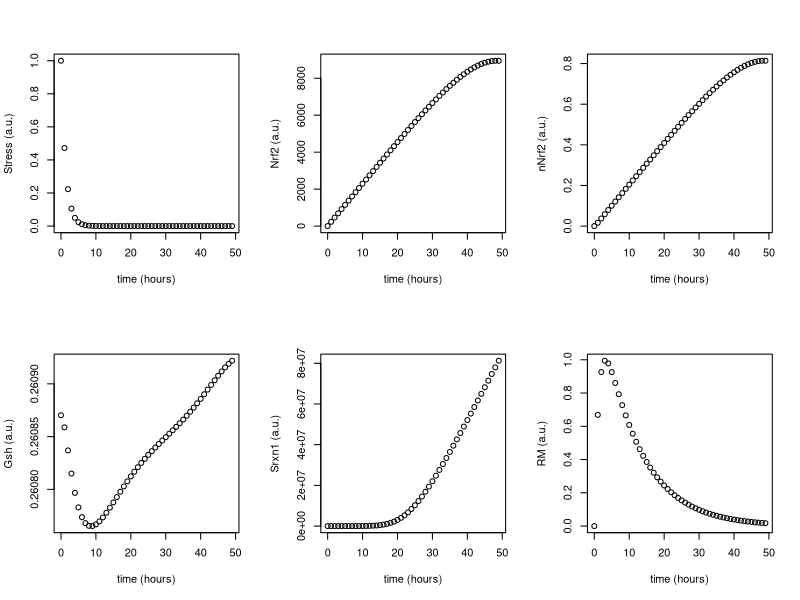

Source code (R): (Note: this script raises an error after producing the figure.)
## LACDR model for oxidative stress response (OSR)
## Created by Isoude Kuijper and made available for BOO 2020
## Date: 06/04/2020
##
## This model contains 5 state variables, namely 
## - Nrf2 (Nrf2)
## - nuclear Nrf2 (nNrf2)
## - Gsh (Gsh)
## - Srxn1 (Srxn1)
## - reactive metabolites (RM)

# First load the deSolve package. If this gives an error, you probably need 
# to install it first with install.packages("deSolve")
library('deSolve')
library(tidyr)


### SECTION I: Build the model and assign the parameter values ###

# Function that defines the ddr model including the stress input function
osr <- function(t, inistate, parameters) {
  with(as.list(c(inistate, parameters)), {

    dS = -time_constant1 * S
    dNrf2 = exportNrf2 * nNrf2 - importNrf2 * Nrf2 + buildNrf2Base - (vMax * Nrf2) / (km * (1 + RM / kiRM) + Nrf2)
    dnNrf2 = importNrf2 * Nrf2 - exportNrf2 * nNrf2
    dGsh = buildGshBase + buildGsh * nNrf2**hill_Gsh / (K_Gsh**hill_Gsh + nNrf2**hill_Gsh) - conjFormToDegrGsh * conjForm * Gsh - conjForm * Gsh * RM
    dSrxn1 = buildSrxn1Base + buildSrxn1 * nNrf2**hill_Srxn1 / (K_Srxn1**hill_Srxn1 + nNrf2**hill_Srxn1)  - degradSrxn1 * Srxn1
    dRM = buildRM - conjForm * Gsh * RM - degradRM * RM + S
    
    list(c(dS, dNrf2, dnNrf2, dGsh, dSrxn1, dRM))
  })
}

# Make a function that defines the parameters and 
# runs the ddr model with those parameters
osrdose <- function(stress, tspan){
  if(1){
    pars.nostim = c(

      importNrf2 = 4.251955e-04,
      exportNrf2 = 4.672772e+00,
      buildNrf2Base = 2.297422e+02,
      vMax = 1.345040e+05, #Training = 1.345040e+08 , test1 = 1.345040e+06, test2 = 1.345040e+05
      km = 3.816342e+02,
      kiRM = 1.338881e-06,
      buildGshBase = 5.530482e-02,
      buildGsh = 1.063481e+00,
      hill_Gsh = 6.499604e+00,
      K_Gsh = 4.580483e+00,
      conjForm = 1.240263e-04,
      buildSrxn1Base = 9.996659e-09,
      buildSrxn1 = 3.405193e+06,
      hill_Srxn1 = 6.003976e+00,
      K_Srxn1 = 4.833310e-01,
      conjFormToDegrGsh = 1.709325e+03,
      buildRM = 3.386074e-07,
      degradSrxn1 = 3.687709e-08,
      degradRM = 9.137437e-02,
      
      time_constant1 = 0.75
    )
  }
  inistate = c(
    Nrf2 = 2.455416e-03,
    nNrf2 = 2.234288e-07,
    Gsh = 2.608704e-01,
    Srxn1 = 2.710805e-01,
    RM = 3.704403e-06
  )
  #
  tspan_pre <-  seq(0, 1000, by = 1)
  ic <-  ode(
    y = c(S = 0, inistate), # stress is equal to 0
    times = tspan_pre,
    func = osr,
    parms = pars.nostim
  )

  out <-  ode(
    y = c(S = stress, ic[nrow(ic),3:ncol(ic)]), # stress is equal to stresslevel
    times = tspan,
    func = osr,
    parms = pars.nostim
  )
  return(out)
}

### SECTION II: Run the ddr model ###

# Select the time span for which you want to run the model
tspan <-  seq(0, 49, by = 1)

# Run the model and save the simulation in variable 'xx'
xx <- osrdose(stress = 1, tspan) #test1 = 1, test2 = 1, training = 1,2,3,4

# Rescale the model simulation
Nrf2 <- data.frame(xx)$Nrf2
nNrf2 <- data.frame(xx)$nNrf2
Gsh <- data.frame(xx)$Gsh
Srxn1 <- data.frame(xx)$Srxn1
RM <- data.frame(xx)$RM

### SECTION III: Plot the output ###

par(mfrow=c(2,3))

plot(tspan, data.frame(xx)$S, xlab="time (hours)", ylab="Stress (a.u.)", ylim = c(0,1))
plot(tspan, Nrf2, xlab="time (hours)", ylab="Nrf2 (a.u.)")
plot(tspan, nNrf2, xlab="time (hours)", ylab="nNrf2 (a.u.)")
plot(tspan, Gsh, xlab="time (hours)", ylab="Gsh (a.u.)")
plot(tspan, Srxn1, xlab="time (hours)", ylab="Srxn1 (a.u.)")
plot(tspan, RM, xlab="time (hours)", ylab="RM (a.u.)")

Srxn1

Nrf2 %>% write.table(.,"C:/.../OSE ODE model/Nrf2_test2.txt")
Srxn1 %>% write.table(.,"C:/.../OSE ODE model/Srxn1_test2.txt")



Nrf2


                     
